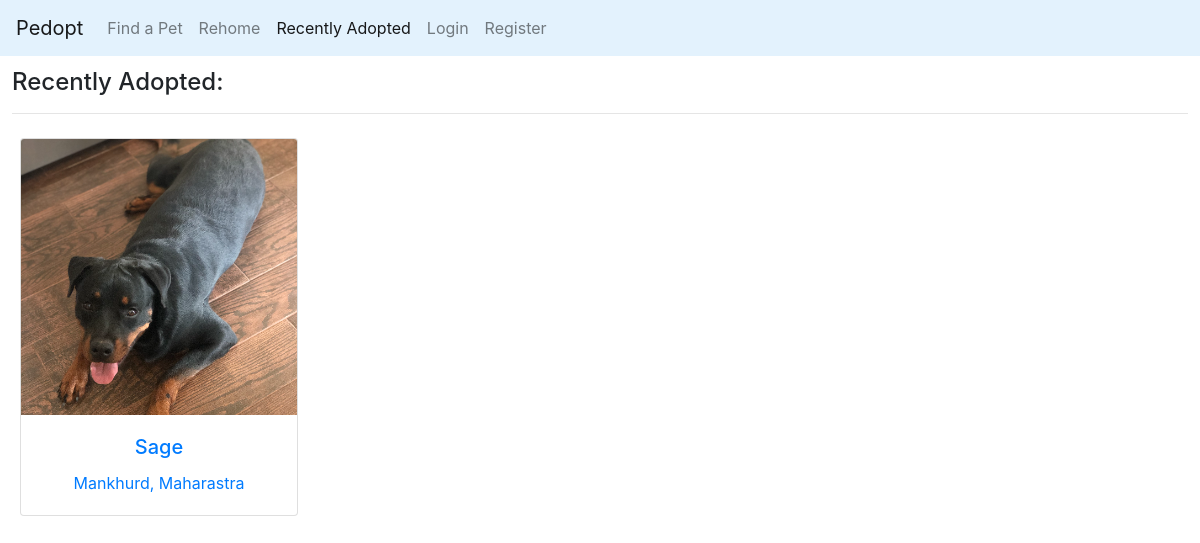
The page /adopted on the database as committed earlier.
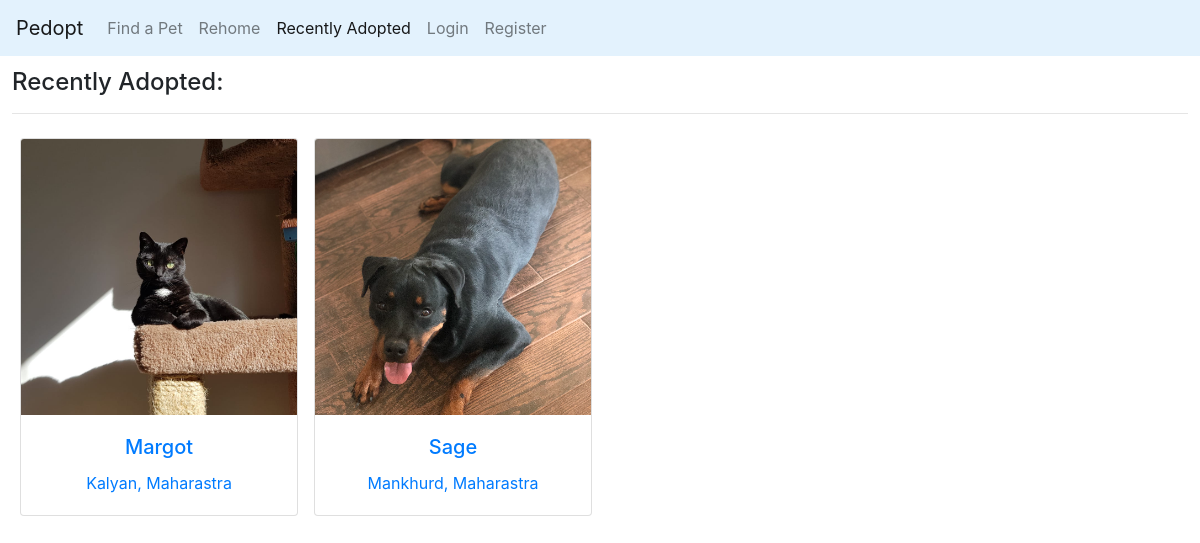
The same page on the database as committed later.
### pedopt/models.py (models this page shows, shortened)
class Pet(models.Model):
    name = models.CharField(max_length=256)
    image = models.ImageField(upload_to="images/")
    owner = models.ForeignKey(User, on_delete=models.CASCADE, related_name="owner")
    genders = (("Male", "Male"), ("Female", "Female"))
    sex = models.CharField(max_length=10, choices=genders)
    zip_code = models.IntegerField()
    city = models.CharField(max_length=256)
    state = models.CharField(max_length=256)
    age_groups = (("Young", "Young"), ("Adult", "Adult"), ("Senior", "Senior"))
    age_group = models.CharField(max_length=6, choices=age_groups)
    types = (("Dog", "Dog"), ("Cat", "Cat"), ("Other", "Other"))
    pet_type = models.CharField(max_length=256, choices=types)
    about = models.CharField(max_length=1024)
    added_at = models.DateTimeField(auto_now_add=True)
    adopted = models.BooleanField(default=False)
    class Meta:
        ordering = ['-added_at']

### pedopt/views.py (the view)
# urls.py: path("adopted", views.adopted, name="adopted"),
def adopted(request):
    try:
        pets = Pet.objects.filter(adopted=True)
        p = Paginator(pets, 12)
        current_page_no = int(request.GET.get("page") or 1)
        current_page = p.page(current_page_no)
    except Exception as e:
        print(e)
        return render(request, "pedopt/get_pet.html", {
            "message": "Some error occured, Please try again."
            })
    return render(request, "pedopt/adopted.html", {
        "p": p,
        "current_page": current_page_no,
        "pets": current_page,
        "range": max(p.page_range),
        "has_next": current_page.has_next(),
        "has_previous": current_page.has_previous(),
        })

### pedopt/templates/pedopt/adopted.html (shortened to what this page needs)
{% extends "pedopt/layout.html" %}
{% block body %}
{% if pets %}
<div style="margin: 1%">
<h4>Recently Adopted:</h4>
<hr>
</div>
<div class="row" style="margin: 1%">
{% for pet in pets %}
    <div class="col-sm-12 col-md-3 col-lg-3" style="padding: 8px;">
      <a href="{% url 'pet' pet.id %}" style="text-decoration: none;">
      <div class="card text-center">
        <img src="{{ pet.image.url }}" style="max-height: 400px"  class="card-img-top" alt="...">
        <div class="card-body">
          <h5 class="card-title">{{ pet.name }}</h5>
          <p class="card-text">{{ pet.city|title }}, {{ pet.state|title }}</p>
        </div>
      </div>
    </a>
    </div>
{% endfor %}
  </div>
{% else %}
<div class="alert alert-warning">
No results found.
</div>
{% endif %}
{% endblock %}

Rows that differ between the two databases and show on the page:
added Pet: image (picture), name "Margot", city "Kalyan", state "Maharastra"
